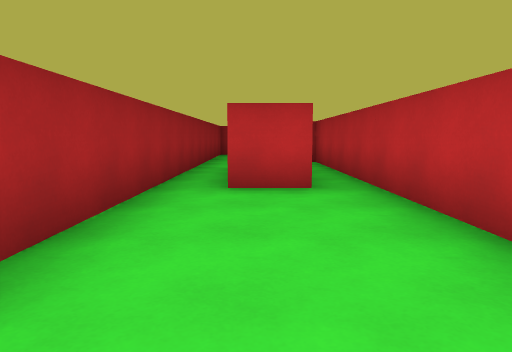
View 1 (above)

17 first-person views from a walk through a Godot game level. The camera is 1.2 m above the floor, tilts 6° down and sees 70° across. The floor is counted in squares, 2 m on a side. Each view is taken from the middle of a square. On the plan, view 1 faces up. The plan holds only what a view shows up to about 10 squares ahead; the rest is blank. The place goes on beyond the plan.

View 2
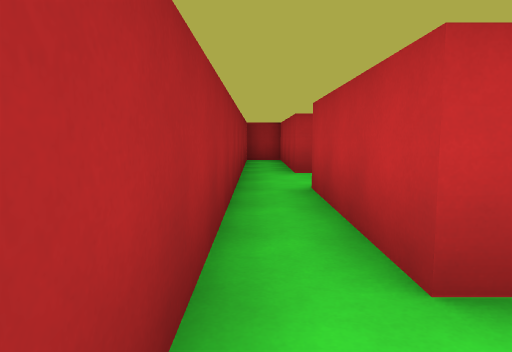

View 3
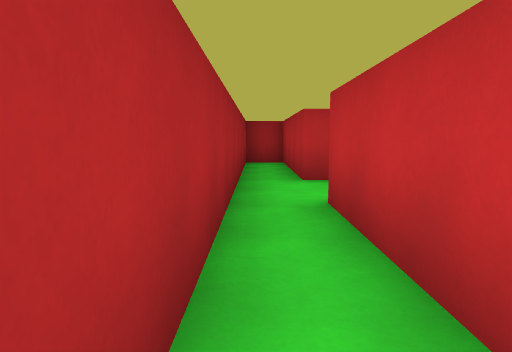

View 4
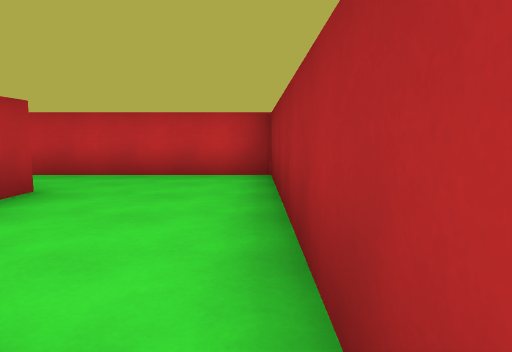

View 5
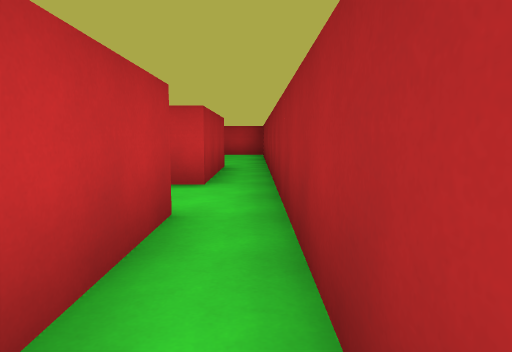

View 6
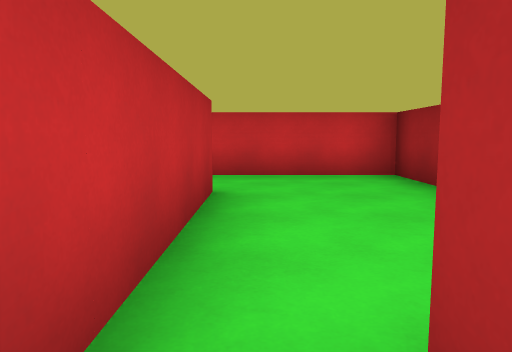

View 7
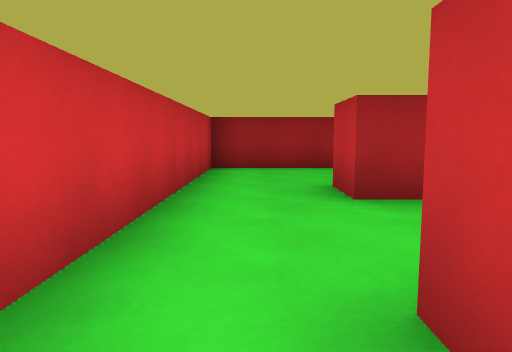

View 8
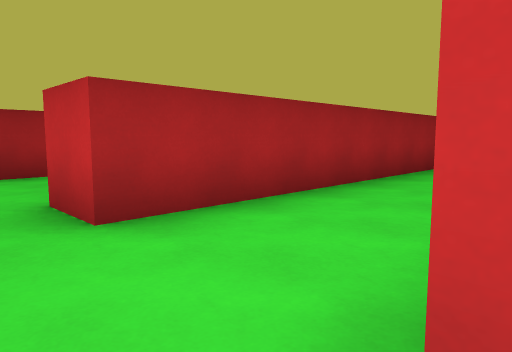

View 9
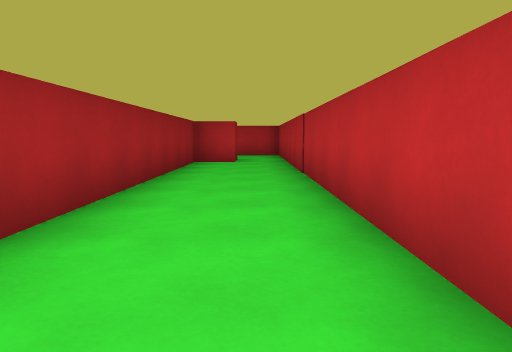

View 10
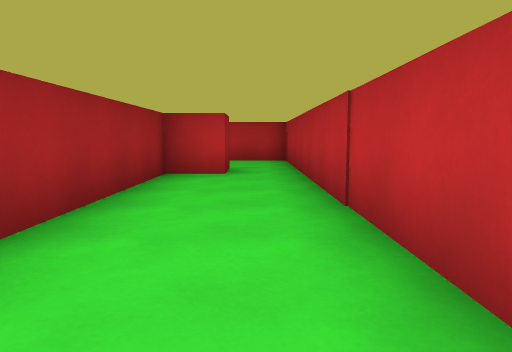

View 11
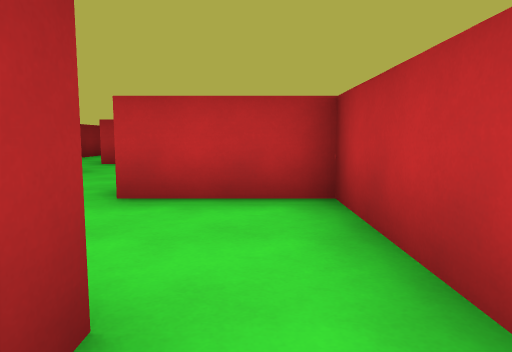

View 12
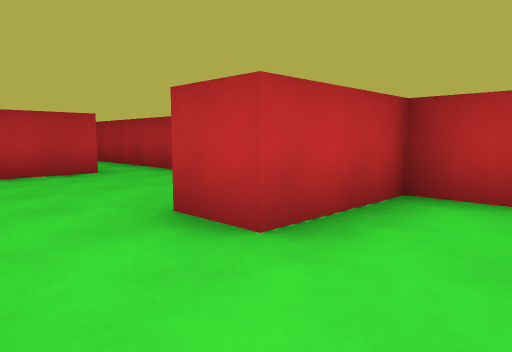

View 13
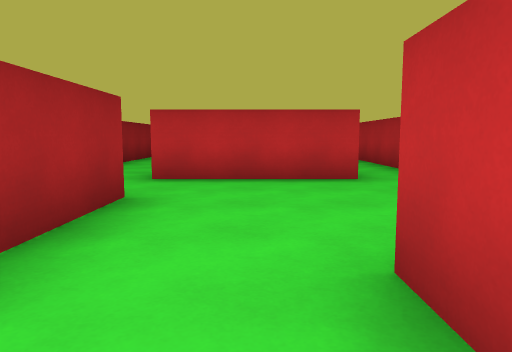

View 14
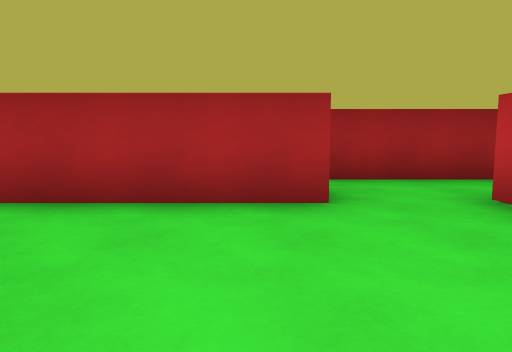

View 15
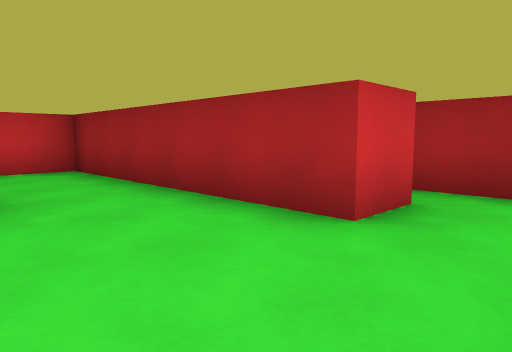

View 16
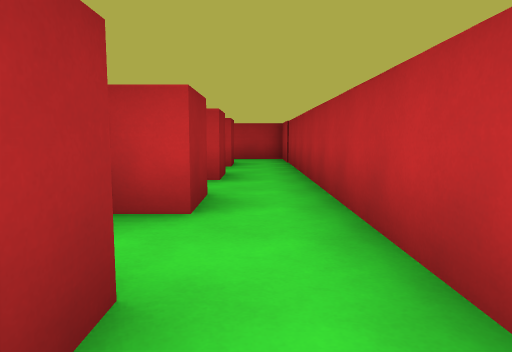

View 17
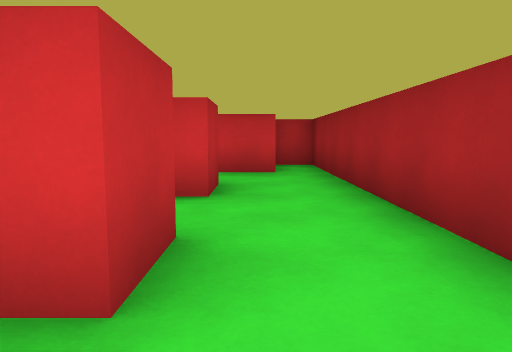

### Floor plan
Key: @ floor where view 1 was taken; # wall or solid block; . floor.
Columns run from 2 left of view 1 to 6 right of it. Each row starts with its distance up from view 1.
 22 #..  #.#
 21 #..###.#
 20 #..###.#
 19 #... ..#
 18 #..###.#
 17 #......#
 16 #......
 15 #.#....
 14 ###...
 13 ###..###
 12 #.#....#
 11 #.#....#
 10 #.####.#
  9 #.####.#
  8 #...#..#
  7 #.#.#..#
  6 #.#.#..#
  5 #.#.#..#
  4 #...#..#
  3 #...#..#
  2 #...#..#
  1 #...#..#
  0 #.@......
 -1 ########

Where each view was taken, in squares from view 1:
view 1: 0 up, 0 right, facing up
view 2: 3 up, 1 left, facing up
view 3: 4 up, 1 left, facing up
view 4: 5 up, 1 left, facing down
view 5: 12 up, 1 left, facing down
view 6: 5 up, 1 right, facing down
view 7: 0 up, 6 right, facing left
view 8: 0 up, 5 right, facing up-left
view 9: 0 up, 4 right, facing up
view 10: 3 up, 4 right, facing up
view 11: 9 up, 4 right, facing up
view 12: 11 up, 1 right, facing up-right
view 13: 12 up, 2 right, facing up
view 14: 15 up, 4 right, facing left
view 15: 17 up, 3 right, facing down-left
view 16: 17 up, 4 right, facing up
view 17: 22 up, 0 right, facing down
